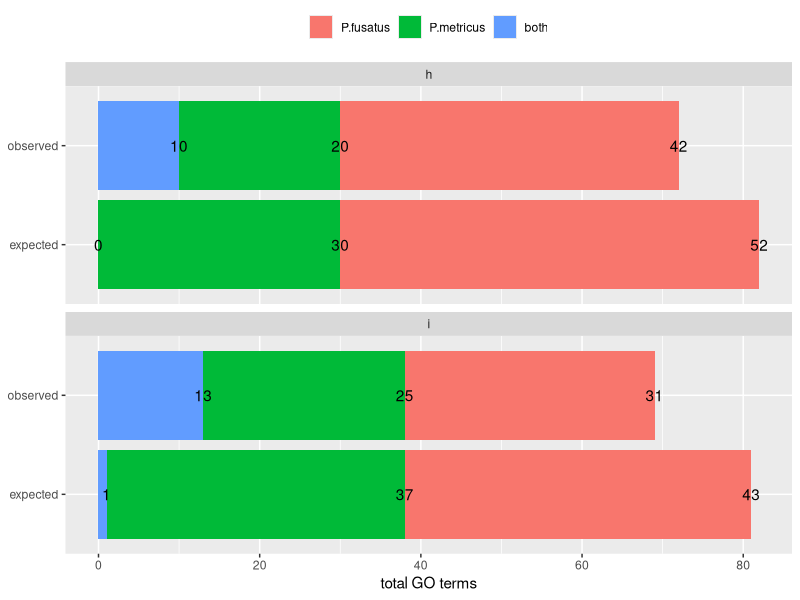
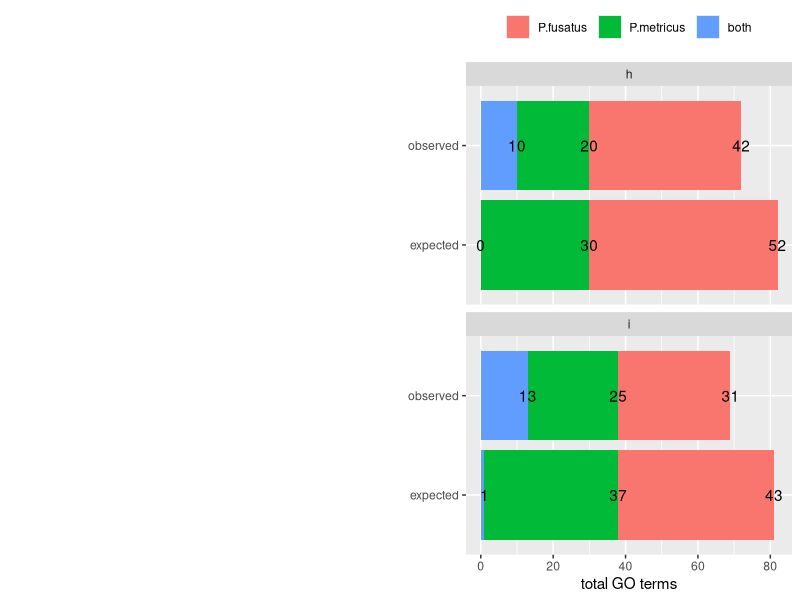

Here is the R script that generated these plots, in order:
## ---- chunk 1
library(tidyverse)
library(cowplot)

knitr::opts_chunk$set(fig.path = './', echo = T, message = F)
## ---- chunk 2
GOvenn <- read.csv(file = "./GOvenn.csv")
#head(GOvenn)

GOvenn$species <- factor(GOvenn$species, levels = c("P.fusatus", "P.metricus",  "both"))

levels(GOvenn$GO) <- c("biological processes", " molecular functions")

p <- ggplot(data=GOvenn, aes(x=pattern, y = count,  fill = species)) + 
  geom_bar(stat="identity")  + 
  coord_flip() +
  facet_wrap(~GO, nrow = 2) +
  geom_text(position = "stack", aes(x=pattern, y = count,  label = count, hjust = 0.5)) +
  theme(legend.position = "top",
        legend.title = element_blank()) +
  labs(x = NULL, y = "total GO terms")
p

## ---- chunk 3
p2 <- ggdraw() + draw_image("GOvenn-original.png")
plot_grid(p2, p, rel_widths = c(0.5,0.5))
## ---- chunk 4
GOvenn %>%
  spread(species, count) %>%
  select(GO, pattern,P.fusatus, both, P.metricus)
